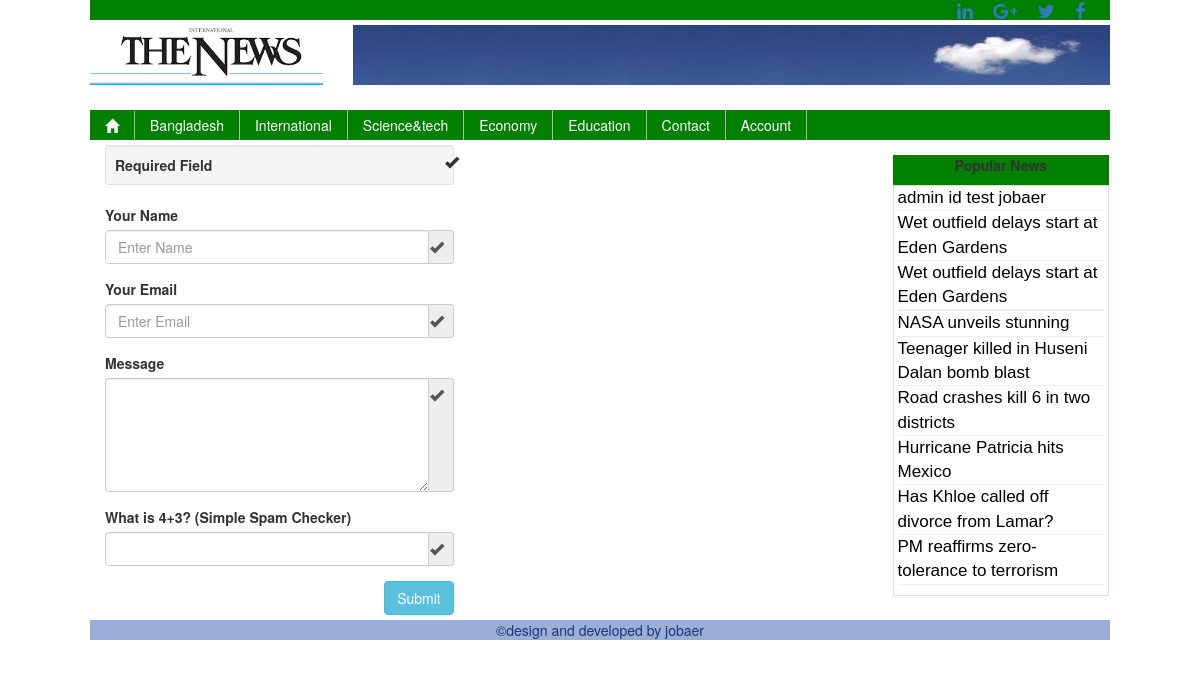
Page /jobaer/contact.php on the committed database.
### tables this page shows
CREATE TABLE IF NOT EXISTS `tbl_image` (
  `image_id` int(4) NOT NULL,
  `image_name` text NOT NULL,
  `social1_url` varchar(255) NOT NULL,
  `social2_url` varchar(255) NOT NULL,
  `social3_url` varchar(255) NOT NULL,
  `social4_url` varchar(255) NOT NULL
);

CREATE TABLE IF NOT EXISTS `tbl_category` (
  `category_id` int(4) NOT NULL,
  `parent` bigint(20) unsigned NOT NULL DEFAULT '0',
  `cat_code` int(5) NOT NULL,
  `position` int(2) NOT NULL DEFAULT '1',
  `category_name` varchar(255) NOT NULL,
  `category_description` text NOT NULL,
  `publication_status` tinyint(4) NOT NULL,
  `deletion_status` tinyint(4) NOT NULL DEFAULT '1'
);

CREATE TABLE IF NOT EXISTS `tbl_news` (
  `news_id` int(8) NOT NULL,
  `news_title` varchar(255) NOT NULL,
  `news_description` text NOT NULL,
  `news_image` text NOT NULL,
  `news_date` timestamp NOT NULL DEFAULT CURRENT_TIMESTAMP,
  `category_id` int(4) NOT NULL,
  `admin_id` int(3) NOT NULL,
  `views` int(255) NOT NULL,
  `news_publication_status` tinyint(4) NOT NULL,
  `news_deletion_status` tinyint(4) NOT NULL DEFAULT '1',
  `top_news` tinyint(4) NOT NULL
);

CREATE TABLE IF NOT EXISTS `tbl_ad` (
  `ad_id` int(5) NOT NULL,
  `ad_title` varchar(255) NOT NULL,
  `ad_description` text NOT NULL,
  `ad_image` text NOT NULL,
  `ad_publication_status` tinyint(4) NOT NULL,
  `ad_deletion_status` tinyint(4) NOT NULL DEFAULT '1'
);

### jobaer/contact.php (called while the page is built)
<?php
$page='contact';
include 'index.php';

### jobaer/classes/db_connect.php (called while the page is built, shortened)
<?php
class Db_Connect {
    public function __construct() {
        $db_name='db_newspaper';
    }
}

### jobaer/classes/application.php (called while the page is built, shortened)
<?php
require 'db_connect.php';
class Application {
                    public function kar() {
        $sql ="SELECT * FROM tbl_news ORDER BY views DESC LIMIT 10";
        $k=mysql_query($sql);
        return $k;
                    }
            public function select_all_published_category() {
        $sql="SELECT * FROM tbl_category WHERE deletion_status= 1 AND publication_status= 1 AND cat_code= 0 AND parent=1 ";
        $category_result=mysql_query($sql);
        return $category_result;
    }
                public function select_logo() {
        $sql="SELECT * FROM tbl_image WHERE image_id=1 ";
        $logo_result=mysql_query($sql);
        return $logo_result;
    }
                    public function select_banner() {
        $sql="SELECT image_name FROM tbl_image WHERE image_id=2 ";
        $banner_result=mysql_query($sql);
        return $banner_result;
    }
                public function select_social_link() {
        $sql="SELECT * FROM tbl_image";
        $social_result=mysql_query($sql);
        return $social_result;
    }
	public function get_footer() {
        $sql="SELECT * FROM tbl_ad WHERE ad_id=4 AND ad_publication_status=0 AND ad_deletion_status=0";
        $result=mysql_query($sql);
        return $result;
    }
}

### jobaer/theme/default/index.php (the view, shortened to what this page needs)
 <?php
require 'classes/application.php';
$app_obj=new Application();
$kar= $app_obj->kar();
$site_url='http://localhost/jobaer/';
?>
<html>
    <head>
        <link type="text/css" href="theme/default/css/bootstrap.min.css" rel="stylesheet">
        <link type="text/css" href="theme/default/css/custom_style.css" rel="stylesheet">
        <link type="text/css" href="theme/default/css/style.css" rel="stylesheet">
        <link rel="stylesheet" href="theme/default/css/ticker.css">
        <link rel="stylesheet" href="https://maxcdn.bootstrapcdn.com/font-awesome/4.4.0/css/font-awesome.min.css">
    </head>
    <body>
        <div class="container" style="background-color:white;">
<?php
include 'header.php';
?>
<?php
include 'nav_menu.php';
?>
            <div class="row top_buffer">
<div class="col-md-9">
        <?php
    if (isset($page) == NULL) {
        include 'home_content.php';
    }else if($page == 'tk') {
                            include 'login.php';
                        }
    else if($page == 'details') {
                            include 'detail.php';
                        }
                        else if($page == 'category') {
                            include 'category_view.php';
                        }else if($page == 'ta' && isset($_SESSION['user_id'])==false) {
                            include 'user_registration.php';
                        }
                        else if($page == 'tk') {
                            include 'login.php';
                        }else if($page == 'password') {
                            include 'forgot_password.php';
                        }else if($page == 'profile') {
                            include 'user_profile.php';
                        }else if($page == 'update_profile') {
                            include 'user_profile_update.php';
                        }else if($page == 'comment') {
                            include 'user_activity.php';
                        }else if($page == 'profile_pic') {
                            include 'profile_pic.php';
                        }else if($page == 'contact') {
                            include 'contact_form.php';
                        }
    ?>
    </div>
                <div class="col-md-3 nopadding">
                                     <div class="col-md-12">
	<div class="text_head top_buffer"><strong>Popular News</strong></div>
                <div class="box_style">
                            <ul>
                                <?php
                while($row=  mysql_fetch_assoc($kar))
                {
            ?>
            <li><a class="color1" href="details.php?news_id=<?php echo $row['news_id']?>"><?php echo $row['news_title']?></a></li>
                <?php } ?>
                            </ul>
                        </div>
                    </div>
                </div>
            </div>
<?php
include 'footer.php';
?>
        </div>
    </body>
</html>

### jobaer/theme/default/header.php (shortened to what this page needs)
<?php
  $social_result=$app_obj->select_social_link();
  $social_result_info=  mysql_fetch_assoc($social_result);
  $select_logo=$app_obj->select_logo();
 $select_logo_info=  mysql_fetch_assoc($select_logo);
 $select_banner=$app_obj->select_banner();
 $select_banner_info=  mysql_fetch_assoc($select_banner);
  ?>
<div class="social_icon2">
    <ul >
        <li><a href="<?php echo $social_result_info['social1_url'];?>"><i class="fa fa-lg fa-facebook"></i></a></li>
        <li><a href="<?php echo $social_result_info['social3_url'];?>"><i class="fa fa-lg fa-twitter"></i></a></li>
        <li><a href="<?php echo $social_result_info['social2_url'];?>"><i class="fa fa-lg fa-google-plus"></i></a></li>
        <li><a href="<?php echo $social_result_info['social4_url'];?>"><i class="fa fa-lg fa-linkedin"></i></a></li>
    </ul>
</div>
<div class="row">
    <div class="col-md-3 masthead2">
       <a href='http://localhost/news_project/'> <img src="admin/<?php echo $select_logo_info['image_name']?>" style="max-height: 60px;min-width: 100%; "/>
	   </a>
    </div>
    <div class="col-md-9 masthead hidden-xs hidden-sm">
        <img src="admin/<?php echo $select_banner_info['image_name']?>"/>
    </div>
</div>

### jobaer/theme/default/nav_menu.php (shortened to what this page needs)
<?php
   $result= $app_obj->select_all_published_category();
?>
<nav class="nav navbar-default navbar-custom hidden-sm hidden-xs">
    <div class="container-fluid hidden-sm" style="padding-left: 0;" >
        <div class="collapse navbar-collapse" id="bs-example-navbar-collapse-1" style="padding-left: 0;">
            <ul class="nav navbar-nav">
                <li><a class="glyphicon glyphicon-home" href="<?php echo $site_url?>"></a></li>
                <?php
                while($row=  mysql_fetch_assoc($result))
                {
            ?>
            <li><a class="color1" href="category.php?category_id=<?php echo $row['category_id']?>"><?php echo $row['category_name']?></a></li>
                <?php } ?>
                <li><a href="contact.php">Contact</a></li>
<ul class="nav navbar-nav navbar-right">
                <li class="dropdown"><a data-toggle="dropdown" class="dropdown-toggle" href="#"><?php
				if(isset($_SESSION['user_name'])){
					echo $_SESSION['user_name'];
				}else{
					echo 'Account';
				}
				?></a>
                </li>
            </ul>
            </ul>
        </div>
    </div>
    </nav>

### jobaer/theme/default/footer.php (shortened to what this page needs)
<?php
$result= $app_obj->get_footer();
$result_footer= mysql_fetch_assoc($result);
?>
 <footer>
<p class="bg-success text-center" style="background-color: #9BAED7;color: #1B3772;">©<?php echo $result_footer['ad_description'];?></p></footer>

### jobaer/theme/default/css/custom_style.css (style rules this page uses)
.navbar-custom { background-color: green; border-color: #b3b3b3; }
.navbar-custom .navbar-nav > li:last-child > a { border-right: 1px solid #b3b3b3; }
.navbar-custom .navbar-nav > li > a { color: white; border-right: 1px solid #b3b3b3; }
.navbar-custom .navbar-collapse, .navbar-custom .navbar-form { border-color: #b2b2b2; }

### jobaer/theme/default/css/style.css (style rules this page uses)
body { background-color: white; }
.masthead img { width:100%; min-height: 30px; max-height: 60px; margin-bottom: 5px; }
ul { padding:0px 4px; }
.box_style ul li { list-style-type:none; border-bottom:1px solid #EEE; }
.box_style ul li a { color:black; font-family: sans-serif; font-weight: 400; font-size: 17px; }
.masthead2 img { width:100%; min-height: 60px; margin-bottom: 5px; }
.social_icon2 { width: 100%; height: 20px; background-color: green; float: left; margin-bottom: 5px; }
.social_icon2 ul { width: 100%; float: left; list-style-type: none; //background-color: #CCCCCC; }
.social_icon2 ul li { float: right; margin-right: 2%; }
.text_head { width: 100%; height: 30px; background-color: green ; text-align: center; text-justify: auto; }
.box_style { width: 100%; height: auto; border:1px solid #D6E9C6; text-align: initial; }
.top_buffer { margin-top: 5px; }
.nopadding { // padding-left: 1px!important; padding-right: 1px!important; }
.navbar-nav > li > a, .navbar-brand { padding-top:5px !important; padding-bottom:0 !important; height: 30px; }

### jobaer/theme/default/css/ticker.css (style rules this page uses)
* { margin: 0; padding: 0; font-family: "Helvetica Neue",Helvetica,Arial,sans-serif; }

### rows in the picture
tbl_image: image_name (picture)
tbl_image: image_name (picture)
tbl_category: category_name "Bangladesh"
tbl_category: category_name "International"
tbl_category: category_name "Science&tech"
tbl_category: category_name "Economy"
tbl_category: category_name "Education"
tbl_news: news_title "admin id test jobaer"
tbl_news: news_title "Wet outfield delays start at Eden Gardens"
tbl_news: news_title "Wet outfield delays start at Eden Gardens"
tbl_news: news_title "NASA unveils stunning"
tbl_news: news_title "Teenager killed in Huseni Dalan bomb blast"
tbl_news: news_title "Road crashes kill 6 in two districts"
tbl_news: news_title "Hurricane Patricia hits Mexico"
tbl_news: news_title "Has Khloe called off divorce from Lamar?"
tbl_news: news_title "PM reaffirms zero-tolerance to terrorism"
tbl_ad: ad_description "design and developed by jobaer"
